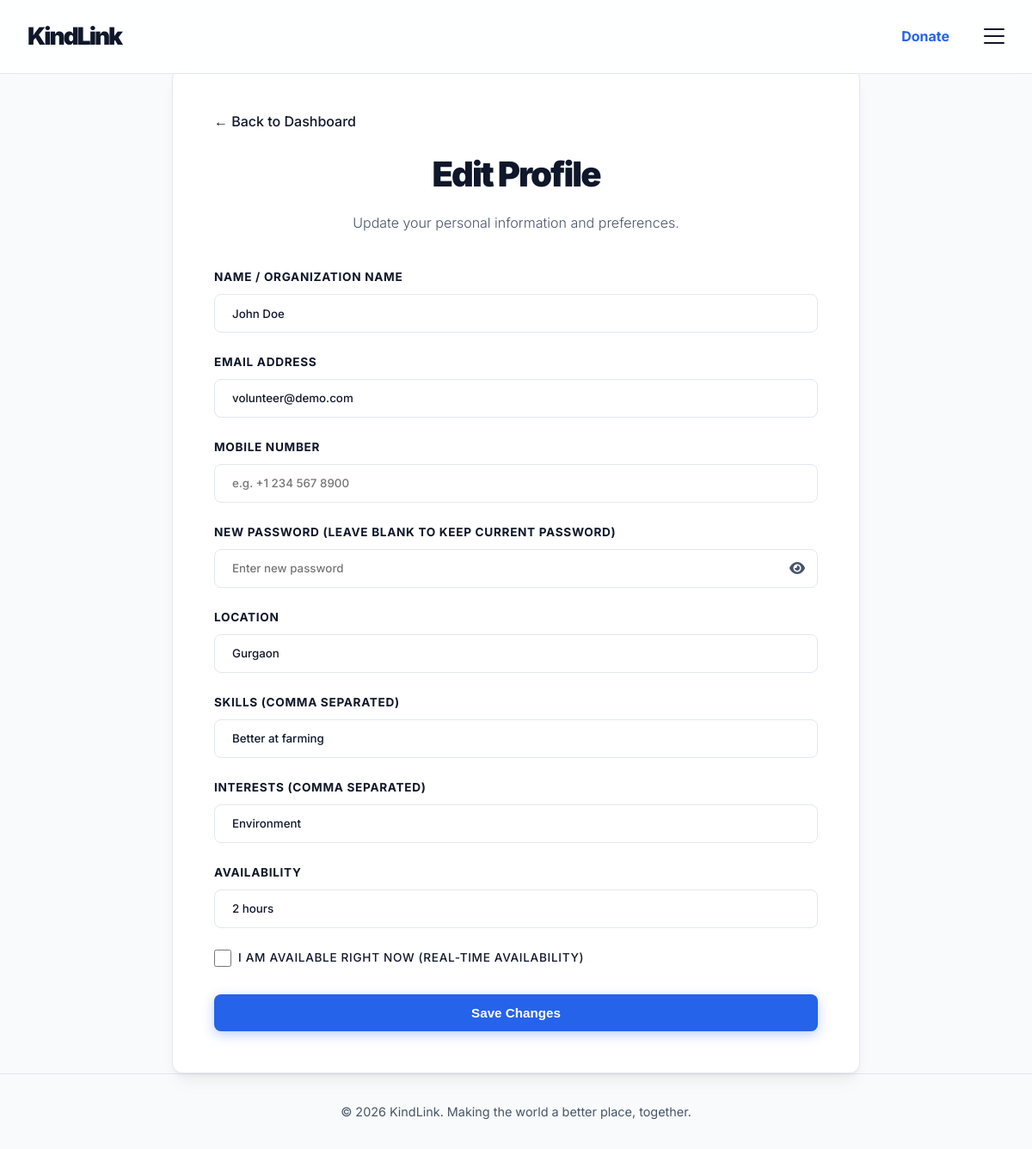
Before: /edit_profile (signed in) with the older database file.
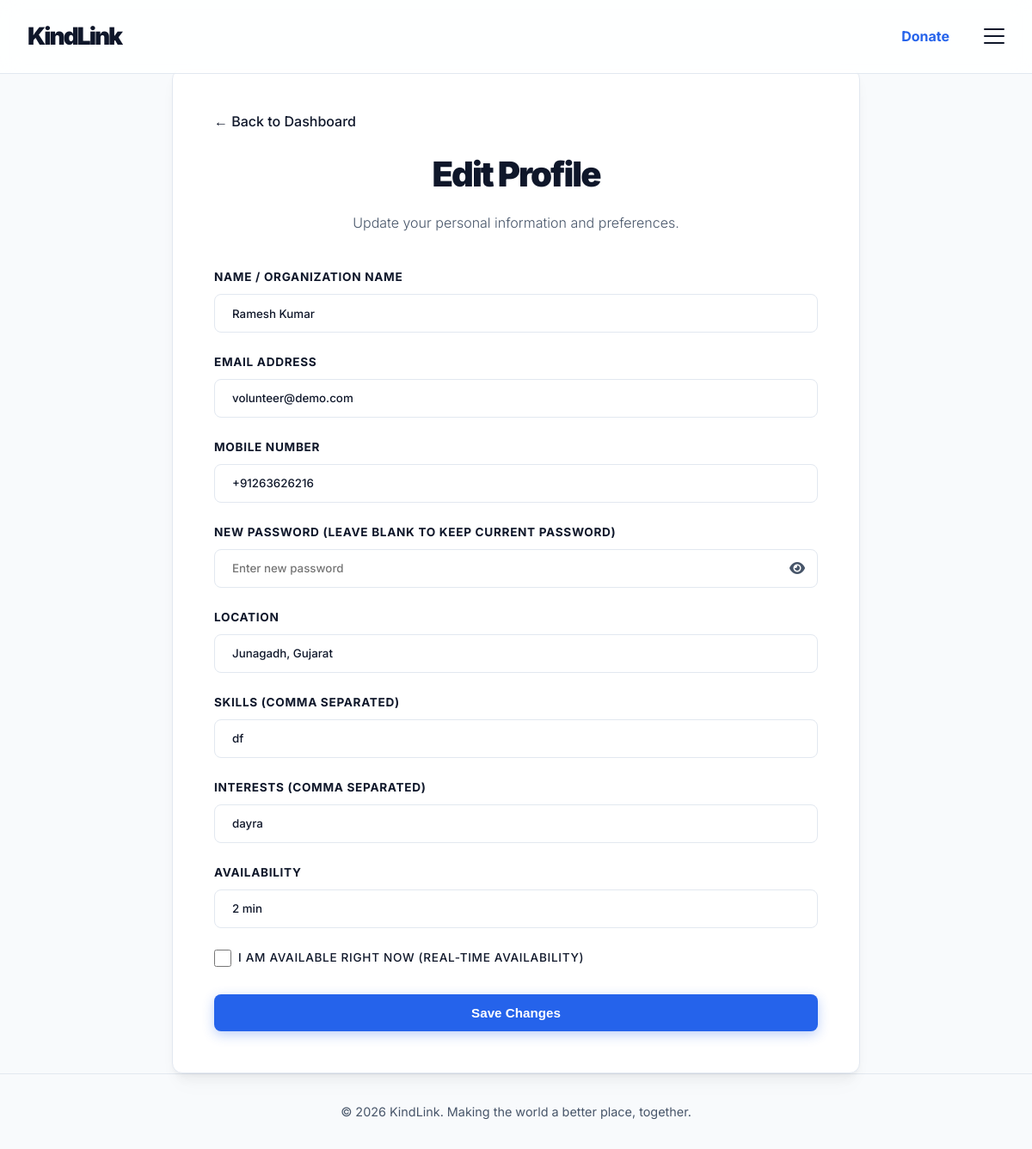
After: the same page with the newer database file.
### app.py (models this page shows)
class User(db.Model):
    id = db.Column(db.Integer, primary_key=True)
    role = db.Column(db.String(20), nullable=False) # 'volunteer' or 'ngo'
    name = db.Column(db.String(100), nullable=False)
    email = db.Column(db.String(120), unique=True, nullable=False)
    password = db.Column(db.String(200), nullable=False)
    mobile = db.Column(db.String(20), default='')
    hours_logged = db.Column(db.Integer, default=0)
    badges = db.Column(db.String(200), default='') # comma separated
    location = db.Column(db.String(100), default='Local')
    skills = db.Column(db.String(255), default='') # comma separated
    interests = db.Column(db.String(255), default='')
    availability = db.Column(db.String(100), default='')
    is_available_now = db.Column(db.Boolean, default=False)
    mission = db.Column(db.Text, default='')

### app.py (the view, shortened to what this page needs)
@app.route('/edit_profile', methods=['GET', 'POST'])
def edit_profile():
    if 'user_id' not in session: return redirect(url_for('login'))
    user = User.query.get(session['user_id'])
    return render_template('edit_profile.html', user=user)

### templates/edit_profile.html (shortened to what this page needs)
{% extends 'base.html' %}
{% block content %}
<div class="auth-wrapper container">
    <div class="glass-container auth-form-container login-container" style="max-width: 800px;">
        <div style="margin-bottom: 1rem;">
            <a href="{{ url_for('volunteer_dashboard' if user.role == 'volunteer' else 'ngo_dashboard') }}" style="text-decoration: none; color: var(--primary); font-weight: 500;">&larr; Back to Dashboard</a>
        </div>
        <h2>Edit Profile</h2>
        <p class="subtitle">Update your personal information and preferences.</p>
        <form method="POST" action="{{ url_for('edit_profile') }}">
            <div class="form-group">
                <label for="name">Name / Organization Name</label>
                <input type="text" id="name" name="name" class="form-control" value="{{ user.name }}" required>
            </div>
            <div class="form-group">
                <label for="email">Email Address</label>
                <input type="email" id="email" name="email" class="form-control" value="{{ user.email }}" required>
            </div>
            <div class="form-group">
                <label for="mobile">Mobile Number</label>
                <input type="tel" id="mobile" name="mobile" class="form-control" value="{{ user.mobile }}" placeholder="e.g. +1 234 567 8900" required>
            </div>
            <div class="form-group">
                <label for="password">New Password (leave blank to keep current password)</label>
                <div class="password-wrapper">
                    <input type="password" id="password" name="password" class="form-control" placeholder="Enter new password">
                    <i class="fa-solid fa-eye password-toggle" onclick="toggleVisibility('password', this)"></i>
                </div>
            </div>
            <div class="form-group">
                <label for="location">Location</label>
                <input type="text" id="location" name="location" class="form-control" value="{{ user.location }}" required>
            </div>
            {% if user.role == 'ngo' %}
            <div class="form-group">
                <label for="mission">Mission Statement</label>
                <textarea id="mission" name="mission" class="form-control" rows="4">{{ user.mission }}</textarea>
            </div>
            {% else %}
            <div class="form-group">
                <label for="skills">Skills (Comma separated)</label>
                <input type="text" id="skills" name="skills" class="form-control" value="{{ user.skills }}">
            </div>
            <div class="form-group">
                <label for="interests">Interests (Comma separated)</label>
                <input type="text" id="interests" name="interests" class="form-control" value="{{ user.interests }}">
            </div>
            <div class="form-group">
                <label for="availability">Availability</label>
                <input type="text" id="availability" name="availability" class="form-control" value="{{ user.availability }}">
            </div>
            <div class="form-group" style="display: flex; align-items: center; gap: 0.5rem; margin-top: 1rem; margin-bottom: 2rem;">
                <input type="checkbox" id="is_available_now" name="is_available_now" style="width: 20px; height: 20px;" {% if user.is_available_now %}checked{% endif %}>
                <label for="is_available_now" style="margin: 0; font-weight: 500;">I am available right now (Real-time Availability)</label>
            </div>
            {% endif %}
            <button type="submit" class="btn btn-primary btn-block">Save Changes</button>
        </form>
    </div>
</div>
{% endblock %}

Changed rows visible on the page:
changed User "volunteer@demo.com": name "John Doe" → "Ramesh Kumar"; mobile (not shown) → "+91263626216"; location "Gurgaon" → "Junagadh, Gujarat"; skills "Better at farming" → "df"; interests "Environment" → "dayra"; availability "2 hours" → "2 min"
